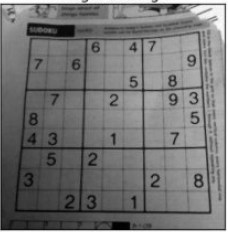
#> input picture sudoko.PNG, 228 x 232 px
$ python 28-HoughLineTransform.py
#> lines starting #> are read from the running program, lines starting #| are printed output that depends on the picture; after the words box and inside, x2 and y2 are one past the last pixel; in counts of white or black regions, pixels touching at a corner belong together

import cv2
import numpy as np

img=cv2.imread('sudoko.PNG')
#> img is the input picture: shape (232, 228, 3); min 0, max 255, mean 115.1
gray=cv2.cvtColor(img,cv2.COLOR_BGR2GRAY)
edges= cv2.Canny(gray,0,50,apertureSize=3)
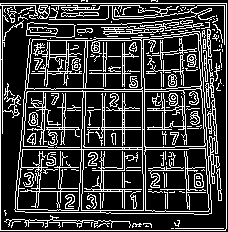
#> edges: shape (232, 228); 23.5% white in thin lines or dots
lines=cv2.HoughLines(edges,1,np.pi/180,125)
#> lines = 32 rows, first 8: [3, 1.57], [226, 0], [230, 1.57], [0, 0], [149, 1.57], [124, 0], [122, 0], [86, 0.0349]
for line in lines :
    rho,theta = line[0]
    a = np.cos(theta)
    b = np.sin(theta)
    x0 = a * rho
    y0 = b * rho

    # x1 stores the rounded off value of (r * cos(theta) - 1000 * sin(theta))
    x1 = int(x0 + 1000 * (-b))
    # y1 stores the rounded off value of (r * sin(theta)+ 1000 * cos(theta))
    y1 = int(y0 + 1000 * (a))
    # x2 stores the rounded off value of (r * cos(theta)+ 1000 * sin(theta))
    x2 = int(x0 - 1000 * (-b))
    # y2 stores the rounded off value of (r * sin(theta)- 1000 * cos(theta))
    y2 = int(y0 - 1000 * (a))
    cv2.line(img, (x1, y1), (x2, y2), (0, 0, 255), 2)
#> this loop made 32 passes
#> (rho, theta, a, b, x0, y0, x1, y1) on passes 1 to 12: (3, 1.57, -4.37e-08, 1, -1.31e-07, 3, -1000, 2), (226, 0, 1, 0, 226, 0, 226, 1000), (230, 1.57, -4.37e-08, 1, -1.01e-05, 230, -1000, 229), (0, 0, 1, 0, 0, 0, 0, 1000), (149, 1.57, -4.37e-08, 1, -6.51e-06, 149, -1000, 148), (124, 0, 1, 0, 124, 0, 124, 1000), (122, 0, 1, 0, 122, 0, 122, 1000), (86, 0.0349, 0.999, 0.0349, 85.95, 3, 51, 1002), (-142, 3.12, -1, 0.0175, 142, -2.48, 124, -1002), (91, 1.57, -4.37e-08, 1, -3.98e-06, 91, -1000, 90), (5, 1.57, -4.37e-08, 1, -2.19e-07, 5, -1000, 4), (104, 0.0175, 1, 0.0175, 104, 1.82, 86, 1001)
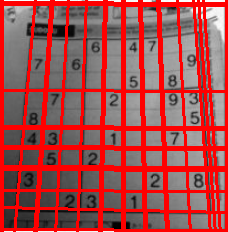
#> img: shape (232, 228, 3); mean B, G, R 76.2, 76.2, 163.4


cv2.imshow('img',img)

cv2.waitKey(0)
cv2.destroyAllWindows()

$ run again, with Shape.PNG copied over sudoko.PNG
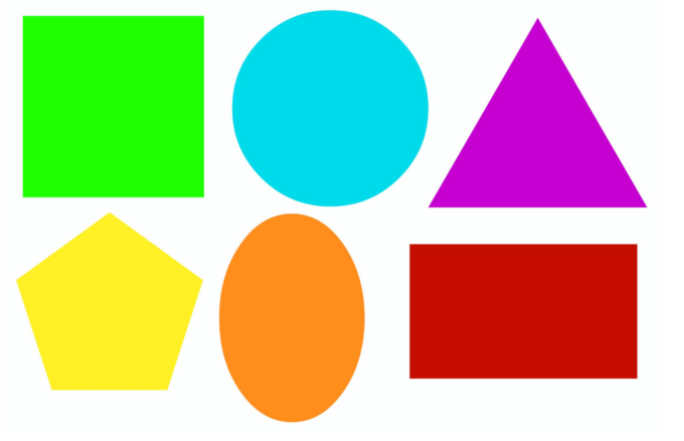
#> input picture Shape.PNG, 684 x 441 px
#> img is the input picture: shape (441, 684, 3); mean B, G, R 161.2, 199.3, 194.1
#> `edges= cv2.Canny(gray,0,50,apertureSize=3)`:
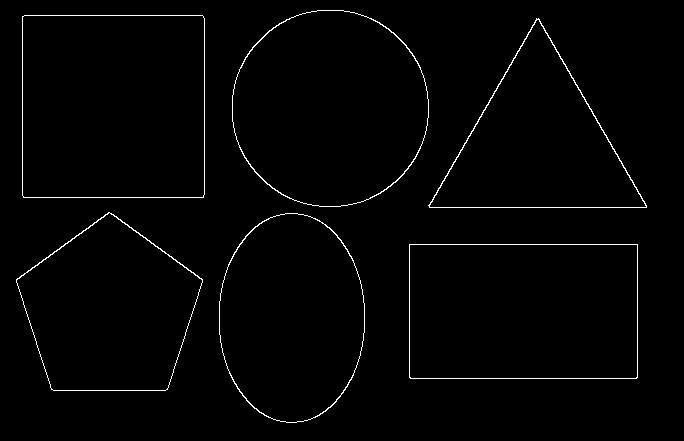
#> edges: shape (441, 684); 1.4% white in thin lines or dots, all inside (x1, y1, x2, y2) = (16, 10, 647, 423)
#> lines = [[244, 1.57], [378, 1.57], [474, 0.524], [207, 1.57], [197, 1.57], [15, 1.57], [22, 0], [-457, 2.62], [204, 0], [409, 0], [637, 0]]
#> the loop `for line in lines :` made 11 passes
#> (rho, theta, a, b, x0, y0, x1, y1) on passes 1 to 8: (244, 1.57, -4.37e-08, 1, -1.07e-05, 244, -1000, 243), (378, 1.57, -4.37e-08, 1, -1.65e-05, 378, -1000, 377), (474, 0.524, 0.866, 0.5, 410.5, 237, -89, 1103), (207, 1.57, -4.37e-08, 1, -9.05e-06, 207, -1000, 206), (197, 1.57, -4.37e-08, 1, -8.61e-06, 197, -1000, 196), (15, 1.57, -4.37e-08, 1, -6.56e-07, 15, -1000, 14), (22, 0, 1, 0, 22, 0, 22, 1000), (-457, 2.62, -0.866, 0.5, 395.8, -228.5, -104, -1094)
#> after the loop `for line in lines :`:
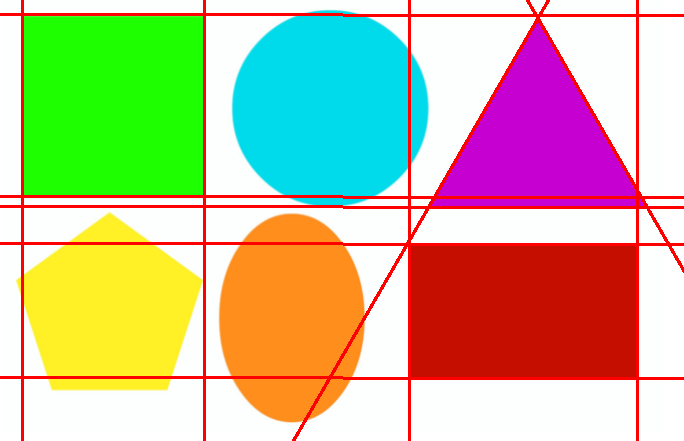
#> img: shape (441, 684, 3); 5.96% of pixels changed, all inside (x1, y1, x2, y2) = (0, 0, 684, 441)
